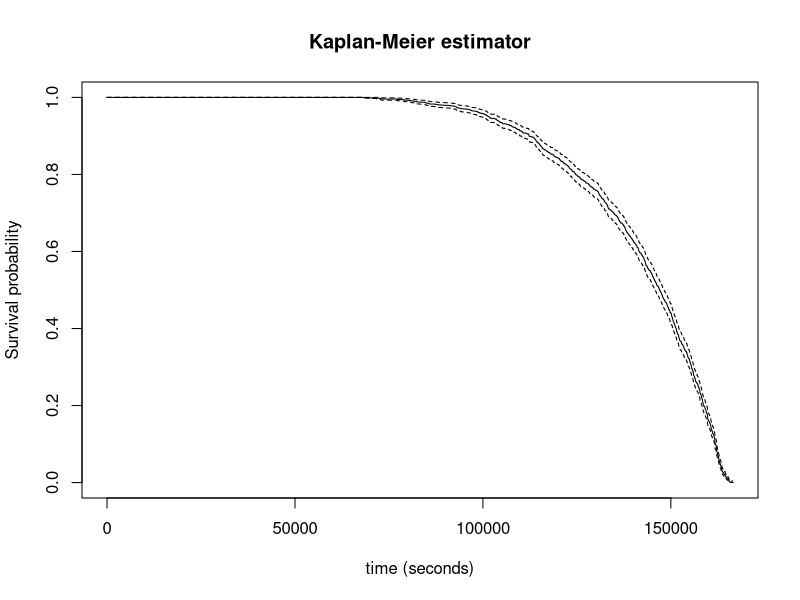

Source code (R):

library(tidyverse)
library(broom)
library(dplyr)
library(survival)

# Data preparation
setwd ('C:/Users/romai/Documents/DSTI/21-Survival Analysis/UTMB')


data_utmb17 <- read_csv("utmb_2017.csv", col_names = TRUE)

problems(data_utmb17)
colnames(data_utmb17)
str(data_utmb17)

data_utmb17 <- data_utmb17[,-1] #delete 1st column 


#create a column gender & age from category + status (1 = finisher; 0 = DNF / not finisher)
data_utmb17 <-data_utmb17 |>
  mutate(gender = case_when(
    endsWith(category, " H") ~ "Male",
    endsWith(category, " F") ~ "Female"),
    age = substring(data_utmb17$category, first=1, last=2), #create a column age from category
    status = case_when(time != 'NA' ~ 1, TRUE ~ 0),
    .after ="category")


#remove intermediate checkpoints time
data_utmb17<-  data_utmb17[,-11:-34]
colnames(data_utmb17)



#keep useful columns: bib (or ID), gender, age, status, nationality and time
data_utmb17<-  data_utmb17[,-c(2,3,4,8,11)]

View(data_utmb17)

summary(data_utmb17)

class(data_utmb17$time) # to convert in a more accurate format?

#Kaplan-Meier
fit.KM <- survfit(Surv(time, status) ~ 1, data = data_utmb17)
summary(fit.KM)
fit.KM


plot(fit.KM, mark.time = TRUE,
     main = "Kaplan-Meier estimator",
     ylab = "Survival probability",
     xlab = "time (seconds)")
